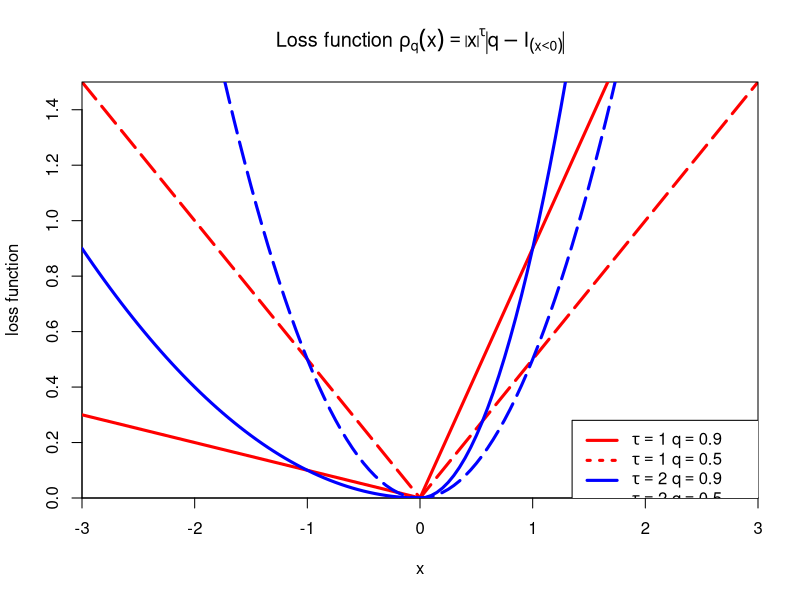

R code for this plot:
# ---------------------------------------------------------------------
# Book:         LQR  
# ---------------------------------------------------------------------
# Quantlet:    	LQRcheck
# ---------------------------------------------------------------------
# Description:  Plot asymetric loss functions(for different parameter)            
# ---------------------------------------------------------------------
# Usage:        -
#----------------------------------------------------------------------
# See also:   	LQRlidar, LQRquantilecurve  
# ---------------------------------------------------------------------
# Keywords:     LQRcheck, expectile, quantile, loss function
# ---------------------------------------------------------------------
# Inputs:       x - xgrid
#   			q - parameter 
# ---------------------------------------------------------------------
# Output:       Plot of loss functions
# ---------------------------------------------------------------------
# Example:      An example is generated for predefined xgrid [-3,3] and 
#				q = 0.5 and q=0.9 
# ---------------------------------------------------------------------
# Author:       Petra Burdejova 20120213
# ---------------------------------------------------------------------


"rho_q" <- function(u, q) 
 {	f <- ifelse (u<0, abs(q-1)*abs(u), abs(q)*abs(u) )  
        list(f = f) }
"rho_e" <- function(u, q) 
{	f <- ifelse (u<0, abs(q-1)*u*u, abs(q)*u*u)   
  list(f = f) }
  
 
q_050	= 	0.5
q_090  	=   0.90
ngrid 	= 	120
xgrid		=	-3 + 6*(0:ngrid)/(ngrid)
y_rho1_05	= 	rho_q(xgrid, q_050)
y_rho1_09	= 	rho_q(xgrid, q_090)
y_rho2_05	= 	rho_e(xgrid, q_050)
y_rho2_09	= 	rho_e(xgrid, q_090)

plot_title 	= expression(paste("Loss function ",
			  rho[q](x) == abs(x)^{tau}*abs(q-I[(x<0)])))
plot(xgrid, y_rho1_05$f,
	 type="l",col="red", lwd=3,lty=5,
	 cex.axis=1,xaxs="i",yaxs="i",xlab="x",
 	 ylab="loss function",main= plot_title
 	 ) #end of plot
lines(xgrid, y_rho1_09$f, type="l",col="red",lwd=3)
lines(xgrid, y_rho2_05$f, type="l",col="blue",lwd=3,lty=5)
lines(xgrid, y_rho2_09$f, type="l",col="blue",lwd=3)

legend(	1.35,.28, 
		c(expression(paste(tau == 1, " ", q==0.9)),
		  expression(paste(tau == 1, " ", q==0.5)),
		  expression(paste(tau == 2, " ", q==0.9)),
		  expression(paste(tau == 2, " ", q==0.5))
			),
		text.width=8,
		lwd=c(3,3,3,3),
		lty=c(1,3,1,3),
		col=c("red","red","blue","blue")
		)  # end of legend